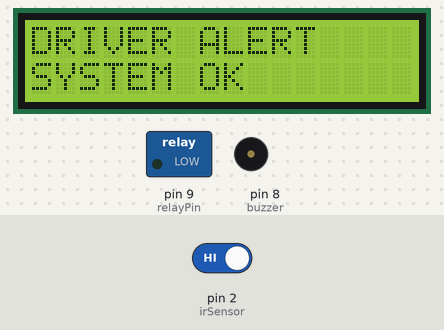
A sketch run on a simulated Arduino Uno, built with avr-gcc and run on an emulated ATmega328P. On the bench: 16×2 character LCD, switched loads named in the sketch (green lamp = pin HIGH), buzzer (waves = sounding, pin HIGH). The test bench sets the inputs (shaded band); at power-on: pin 2 (irSensor) HIGH.

Above: at 1.2 s.
1.3 s: pin 2 (irSensor) driven LOW
At 2.9 s:
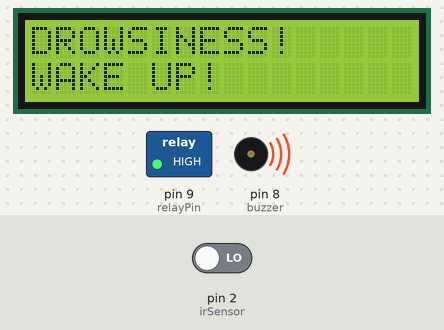
4.3 s: pin 2 (irSensor) driven HIGH
At 5.7 s:
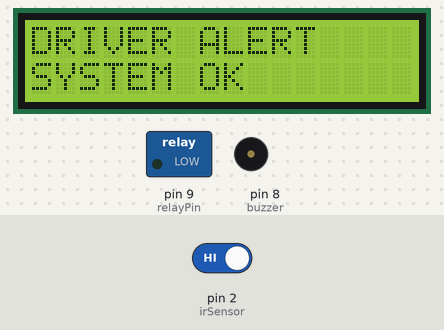
Timing chart, 0 to 7.3 s (numbered marks = the images above; inputs shaded):
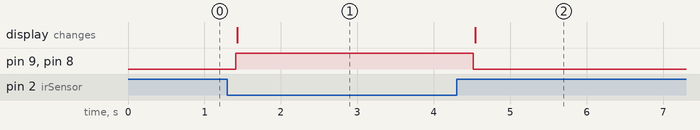

The sketch:

Driver_Drowsyness.ino
```cpp
#include <Wire.h>
#include <LiquidCrystal_I2C.h>
LiquidCrystal_I2C lcd(0x27, 16, 2);
const int irSensor = 2;
const int buzzer   = 8;
const int relayPin = 9;
void setup()
{
  pinMode(irSensor, INPUT);
  pinMode(buzzer, OUTPUT);
  pinMode(relayPin, OUTPUT);
  lcd.init();
  lcd.backlight();
  digitalWrite(relayPin, LOW);
}
void loop()
{
  int eyeStatus = digitalRead(irSensor);
  if(eyeStatus == LOW) // Eye Closed
  {
    digitalWrite(buzzer, HIGH);
    digitalWrite(relayPin, HIGH);// Relay OFF
    lcd.clear();
    lcd.setCursor(0,0);
    lcd.print("DROWSINESS!");
    lcd.setCursor(0,1);
    lcd.print("WAKE UP!");
  }
  else // Eye Open
  {
    digitalWrite(buzzer, LOW);
    digitalWrite(relayPin, LOW);// Relay ON
    lcd.clear();
    lcd.setCursor(0,0);
    lcd.print("DRIVER ALERT");
    lcd.setCursor(0,1);
    lcd.print("SYSTEM OK");
  }
  delay(200);
}
```

Measured:
- after the input at 1.3 s, pin 9 (relayPin), pin 8 (buzzer): LOW → HIGH after 0.11 s; the display: changes after 0.13 s (image 1)
- after the input at 4.3 s, pin 9 (relayPin), pin 8 (buzzer): HIGH → LOW after 0.22 s; the display: changes after 0.24 s (image 2)
